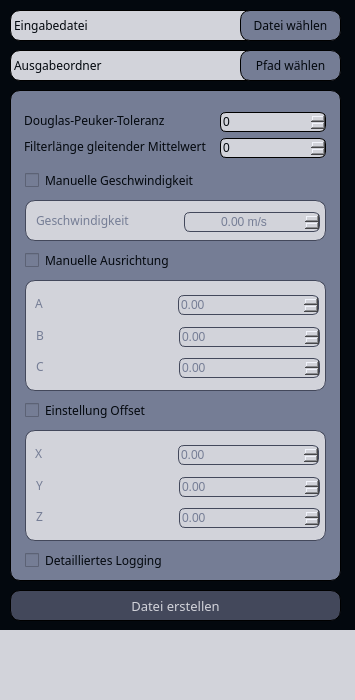
<?xml version="1.0" encoding="UTF-8"?>
<ui version="4.0">
 <class>GUIClass</class>
 <widget class="QMainWindow" name="GUIClass">
  <property name="geometry">
   <rect>
    <x>0</x>
    <y>0</y>
    <width>355</width>
    <height>700</height>
   </rect>
  </property>
  <property name="sizePolicy">
   <sizepolicy hsizetype="Fixed" vsizetype="Fixed">
    <horstretch>0</horstretch>
    <verstretch>0</verstretch>
   </sizepolicy>
  </property>
  <property name="minimumSize">
   <size>
    <width>355</width>
    <height>530</height>
   </size>
  </property>
  <property name="maximumSize">
   <size>
    <width>355</width>
    <height>700</height>
   </size>
  </property>
  <property name="font">
   <font>
    <family>Rubik</family>
   </font>
  </property>
  <property name="windowTitle">
   <string>Roboter Pfad Editor</string>
  </property>
  <property name="animated">
   <bool>true</bool>
  </property>
  <property name="tabShape">
   <enum>QTabWidget::Rounded</enum>
  </property>
  <property name="unifiedTitleAndToolBarOnMac">
   <bool>false</bool>
  </property>
  <widget class="QWidget" name="centralWidget">
   <property name="font">
    <font>
     <family>Rubik</family>
     <italic>false</italic>
     <bold>false</bold>
    </font>
   </property>
   <property name="styleSheet">
    <string notr="true">background-color: rgb(3, 8, 14);
color: rgb(3, 8, 14)
</string>
   </property>
   <widget class="QLabel" name="pathInput">
    <property name="geometry">
     <rect>
      <x>10</x>
      <y>10</y>
      <width>331</width>
      <height>31</height>
     </rect>
    </property>
    <property name="font">
     <font>
      <family>Rubik</family>
      <italic>false</italic>
      <bold>false</bold>
     </font>
    </property>
    <property name="styleSheet">
     <string notr="true">border: 1px solid black; 
border-radius: 10px;
background-color: rgb(210, 211, 218);
color: rgb(3, 8, 14);</string>
    </property>
    <property name="text">
     <string>Eingabedatei</string>
    </property>
   </widget>
   <widget class="QFrame" name="frame">
    <property name="geometry">
     <rect>
      <x>10</x>
      <y>90</y>
      <width>331</width>
      <height>491</height>
     </rect>
    </property>
    <property name="styleSheet">
     <string notr="true">border: 1px solid black; 
border-radius: 10px;
background-color: rgb(117, 125, 149)</string>
    </property>
    <property name="frameShape">
     <enum>QFrame::Box</enum>
    </property>
    <property name="frameShadow">
     <enum>QFrame::Raised</enum>
    </property>
    <property name="lineWidth">
     <number>1</number>
    </property>
    <widget class="QWidget" name="speed_2" native="true">
     <property name="enabled">
      <bool>false</bool>
     </property>
     <property name="geometry">
      <rect>
       <x>15</x>
       <y>110</y>
       <width>301</width>
       <height>41</height>
      </rect>
     </property>
     <property name="font">
      <font>
       <family>Rubik</family>
       <bold>true</bold>
      </font>
     </property>
     <property name="styleSheet">
      <string notr="true">background-color: rgb(210,211,218);
color: rgb(117, 125, 149);
border: 1px solid rgb(67, 72, 91); </string>
     </property>
     <widget class="QDoubleSpinBox" name="speed">
      <property name="geometry">
       <rect>
        <x>159</x>
        <y>12</y>
        <width>136</width>
        <height>20</height>
       </rect>
      </property>
      <property name="styleSheet">
       <string notr="true">background-color: rgb(210, 211, 218);

border-radius: 6px;</string>
      </property>
      <property name="alignment">
       <set>Qt::AlignCenter</set>
      </property>
      <property name="suffix">
       <string> m/s</string>
      </property>
     </widget>
     <widget class="QLabel" name="label_5">
      <property name="geometry">
       <rect>
        <x>11</x>
        <y>12</y>
        <width>93</width>
        <height>16</height>
       </rect>
      </property>
      <property name="font">
       <font>
        <family>Rubik</family>
        <italic>false</italic>
        <bold>false</bold>
       </font>
      </property>
      <property name="styleSheet">
       <string notr="true">border: 0px</string>
      </property>
      <property name="text">
       <string>Geschwindigkeit</string>
      </property>
     </widget>
    </widget>
    <widget class="QCheckBox" name="bSpeed">
     <property name="geometry">
      <rect>
       <x>15</x>
       <y>80</y>
       <width>171</width>
       <height>20</height>
      </rect>
     </property>
     <property name="font">
      <font>
       <family>Rubik</family>
       <italic>false</italic>
       <bold>false</bold>
      </font>
     </property>
     <property name="styleSheet">
      <string notr="true">color: rgb(3, 8, 14);
border: 0px</string>
     </property>
     <property name="text">
      <string>Manuelle Geschwindigkeit</string>
     </property>
    </widget>
    <widget class="QWidget" name="orientation" native="true">
     <property name="enabled">
      <bool>false</bool>
     </property>
     <property name="geometry">
      <rect>
       <x>15</x>
       <y>190</y>
       <width>301</width>
       <height>111</height>
      </rect>
     </property>
     <property name="styleSheet">
      <string notr="true">background-color: rgb(210,211,218);
color: rgb(117, 125, 149);
border: 1px solid rgb(67, 72, 91); </string>
     </property>
     <widget class="QLabel" name="label_10">
      <property name="geometry">
       <rect>
        <x>10</x>
        <y>15</y>
        <width>18</width>
        <height>16</height>
       </rect>
      </property>
      <property name="font">
       <font>
        <family>Rubik</family>
        <italic>false</italic>
        <bold>false</bold>
       </font>
      </property>
      <property name="styleSheet">
       <string notr="true">border: 0px</string>
      </property>
      <property name="text">
       <string>A</string>
      </property>
     </widget>
     <widget class="QLabel" name="label_11">
      <property name="geometry">
       <rect>
        <x>11</x>
        <y>47</y>
        <width>33</width>
        <height>16</height>
       </rect>
      </property>
      <property name="font">
       <font>
        <family>Rubik</family>
        <italic>false</italic>
        <bold>false</bold>
       </font>
      </property>
      <property name="styleSheet">
       <string notr="true">
border: 0px</string>
      </property>
      <property name="text">
       <string>B</string>
      </property>
     </widget>
     <widget class="QLabel" name="label_12">
      <property name="geometry">
       <rect>
        <x>11</x>
        <y>78</y>
        <width>17</width>
        <height>16</height>
       </rect>
      </property>
      <property name="font">
       <font>
        <family>Rubik</family>
        <italic>false</italic>
        <bold>false</bold>
       </font>
      </property>
      <property name="styleSheet">
       <string notr="true">border: 0px</string>
      </property>
      <property name="text">
       <string>C</string>
      </property>
     </widget>
     <widget class="QDoubleSpinBox" name="AValue">
      <property name="geometry">
       <rect>
        <x>153</x>
        <y>15</y>
        <width>141</width>
        <height>20</height>
       </rect>
      </property>
      <property name="styleSheet">
       <string notr="true">background-color: rgb(210, 211, 218);

border-radius: 6px;</string>
      </property>
     </widget>
     <widget class="QDoubleSpinBox" name="BValue">
      <property name="geometry">
       <rect>
        <x>154</x>
        <y>47</y>
        <width>141</width>
        <height>20</height>
       </rect>
      </property>
      <property name="styleSheet">
       <string notr="true">background-color: rgb(210, 211, 218);

border-radius: 6px;</string>
      </property>
     </widget>
     <widget class="QDoubleSpinBox" name="CValue">
      <property name="geometry">
       <rect>
        <x>154</x>
        <y>78</y>
        <width>141</width>
        <height>20</height>
       </rect>
      </property>
      <property name="styleSheet">
       <string notr="true">background-color: rgb(210, 211, 218);

border-radius: 6px;</string>
      </property>
     </widget>
     <zorder>label_12</zorder>
     <zorder>label_10</zorder>
     <zorder>AValue</zorder>
     <zorder>BValue</zorder>
     <zorder>CValue</zorder>
     <zorder>label_11</zorder>
    </widget>
    <widget class="QCheckBox" name="bManOrientation">
     <property name="geometry">
      <rect>
       <x>15</x>
       <y>160</y>
       <width>151</width>
       <height>20</height>
      </rect>
     </property>
     <property name="font">
      <font>
       <family>Rubik</family>
       <italic>false</italic>
       <bold>false</bold>
      </font>
     </property>
     <property name="styleSheet">
      <string notr="true">color: rgb(3, 8, 14);
border: 0px</string>
     </property>
     <property name="text">
      <string>Manuelle Ausrichtung</string>
     </property>
    </widget>
    <widget class="QSpinBox" name="meanLength">
     <property name="geometry">
      <rect>
       <x>210</x>
       <y>48</y>
       <width>106</width>
       <height>20</height>
      </rect>
     </property>
     <property name="styleSheet">
      <string notr="true">background-color: rgb(210, 211, 218);

border-radius: 6px;</string>
     </property>
    </widget>
    <widget class="QLabel" name="label_dp">
     <property name="geometry">
      <rect>
       <x>14</x>
       <y>22</y>
       <width>144</width>
       <height>16</height>
      </rect>
     </property>
     <property name="font">
      <font>
       <family>Rubik</family>
       <italic>false</italic>
       <bold>false</bold>
      </font>
     </property>
     <property name="styleSheet">
      <string notr="true">color: rgb(3, 8, 14);
border: 0px</string>
     </property>
     <property name="text">
      <string>Douglas-Peuker-Toleranz</string>
     </property>
    </widget>
    <widget class="QLabel" name="label_4">
     <property name="geometry">
      <rect>
       <x>14</x>
       <y>48</y>
       <width>191</width>
       <height>16</height>
      </rect>
     </property>
     <property name="font">
      <font>
       <family>Rubik</family>
       <italic>false</italic>
       <bold>false</bold>
      </font>
     </property>
     <property name="styleSheet">
      <string notr="true">color: rgb(3, 8, 14);
border: 0px</string>
     </property>
     <property name="text">
      <string>Filterlänge gleitender Mittelwert</string>
     </property>
    </widget>
    <widget class="QSpinBox" name="dpToleranz">
     <property name="geometry">
      <rect>
       <x>210</x>
       <y>22</y>
       <width>106</width>
       <height>20</height>
      </rect>
     </property>
     <property name="styleSheet">
      <string notr="true">background-color: rgb(210, 211, 218);

border-radius: 6px;</string>
     </property>
     <property name="frame">
      <bool>true</bool>
     </property>
     <property name="buttonSymbols">
      <enum>QAbstractSpinBox::UpDownArrows</enum>
     </property>
     <property name="specialValueText">
      <string/>
     </property>
     <property name="accelerated">
      <bool>false</bool>
     </property>
     <property name="suffix">
      <string/>
     </property>
    </widget>
    <widget class="QCheckBox" name="bLogging">
     <property name="geometry">
      <rect>
       <x>15</x>
       <y>460</y>
       <width>151</width>
       <height>20</height>
      </rect>
     </property>
     <property name="font">
      <font>
       <family>Rubik</family>
       <italic>false</italic>
       <bold>false</bold>
      </font>
     </property>
     <property name="styleSheet">
      <string notr="true">color: rgb(3, 8, 14);
border: 0px</string>
     </property>
     <property name="text">
      <string>Detailliertes Logging</string>
     </property>
    </widget>
    <widget class="QCheckBox" name="bOffset">
     <property name="geometry">
      <rect>
       <x>15</x>
       <y>310</y>
       <width>151</width>
       <height>20</height>
      </rect>
     </property>
     <property name="font">
      <font>
       <family>Rubik</family>
       <italic>false</italic>
       <bold>false</bold>
      </font>
     </property>
     <property name="styleSheet">
      <string notr="true">color: rgb(3, 8, 14);
border: 0px</string>
     </property>
     <property name="text">
      <string>Einstellung Offset</string>
     </property>
    </widget>
    <widget class="QWidget" name="offset" native="true">
     <property name="enabled">
      <bool>false</bool>
     </property>
     <property name="geometry">
      <rect>
       <x>15</x>
       <y>340</y>
       <width>301</width>
       <height>111</height>
      </rect>
     </property>
     <property name="styleSheet">
      <string notr="true">background-color: rgb(210,211,218);
color: rgb(117, 125, 149);
border: 1px solid rgb(67, 72, 91); </string>
     </property>
     <widget class="QLabel" name="label_13">
      <property name="geometry">
       <rect>
        <x>10</x>
        <y>15</y>
        <width>18</width>
        <height>16</height>
       </rect>
      </property>
      <property name="font">
       <font>
        <family>Rubik</family>
        <italic>false</italic>
        <bold>false</bold>
       </font>
      </property>
      <property name="styleSheet">
       <string notr="true">border: 0px</string>
      </property>
      <property name="text">
       <string>X</string>
      </property>
     </widget>
     <widget class="QLabel" name="label_14">
      <property name="geometry">
       <rect>
        <x>11</x>
        <y>47</y>
        <width>33</width>
        <height>16</height>
       </rect>
      </property>
      <property name="font">
       <font>
        <family>Rubik</family>
        <italic>false</italic>
        <bold>false</bold>
       </font>
      </property>
      <property name="styleSheet">
       <string notr="true">
border: 0px</string>
      </property>
      <property name="text">
       <string>Y</string>
      </property>
     </widget>
     <widget class="QLabel" name="label_15">
      <property name="geometry">
       <rect>
        <x>11</x>
        <y>78</y>
        <width>17</width>
        <height>16</height>
       </rect>
      </property>
      <property name="font">
       <font>
        <family>Rubik</family>
        <italic>false</italic>
        <bold>false</bold>
       </font>
      </property>
      <property name="styleSheet">
       <string notr="true">border: 0px</string>
      </property>
      <property name="text">
       <string>Z</string>
      </property>
     </widget>
     <widget class="QDoubleSpinBox" name="offsetX">
      <property name="geometry">
       <rect>
        <x>153</x>
        <y>15</y>
        <width>141</width>
        <height>20</height>
       </rect>
      </property>
      <property name="styleSheet">
       <string notr="true">background-color: rgb(210, 211, 218);

border-radius: 6px;</string>
      </property>
     </widget>
     <widget class="QDoubleSpinBox" name="offsetY">
      <property name="geometry">
       <rect>
        <x>154</x>
        <y>47</y>
        <width>141</width>
        <height>20</height>
       </rect>
      </property>
      <property name="styleSheet">
       <string notr="true">background-color: rgb(210, 211, 218);

border-radius: 6px;</string>
      </property>
     </widget>
     <widget class="QDoubleSpinBox" name="offsetZ">
      <property name="geometry">
       <rect>
        <x>154</x>
        <y>78</y>
        <width>141</width>
        <height>20</height>
       </rect>
      </property>
      <property name="styleSheet">
       <string notr="true">background-color: rgb(210, 211, 218);

border-radius: 6px;</string>
      </property>
     </widget>
    </widget>
   </widget>
   <widget class="QPushButton" name="pushInput">
    <property name="geometry">
     <rect>
      <x>240</x>
      <y>10</y>
      <width>101</width>
      <height>31</height>
     </rect>
    </property>
    <property name="font">
     <font>
      <family>Rubik</family>
      <italic>false</italic>
      <bold>false</bold>
     </font>
    </property>
    <property name="styleSheet">
     <string notr="true">border: 1px solid black; 
border-radius: 10px;
background-color: rgb(117, 125, 149);
color: rgb(3, 8, 14);</string>
    </property>
    <property name="text">
     <string>Datei wählen</string>
    </property>
   </widget>
   <widget class="QPushButton" name="pushOutput">
    <property name="geometry">
     <rect>
      <x>240</x>
      <y>50</y>
      <width>101</width>
      <height>31</height>
     </rect>
    </property>
    <property name="font">
     <font>
      <family>Rubik</family>
      <italic>false</italic>
      <bold>false</bold>
     </font>
    </property>
    <property name="styleSheet">
     <string notr="true">border: 1px solid black; 
border-radius: 10px;
background-color: rgb(117, 125, 149);
color: rgb(3, 8, 14);</string>
    </property>
    <property name="text">
     <string>Pfad wählen</string>
    </property>
   </widget>
   <widget class="QTextBrowser" name="textBrowser">
    <property name="geometry">
     <rect>
      <x>0</x>
      <y>630</y>
      <width>355</width>
      <height>71</height>
     </rect>
    </property>
    <property name="styleSheet">
     <string notr="true">background-color: rgb(210, 211, 218);
border-radius: 0px</string>
    </property>
   </widget>
   <widget class="QPushButton" name="startCalculation">
    <property name="geometry">
     <rect>
      <x>10</x>
      <y>590</y>
      <width>331</width>
      <height>31</height>
     </rect>
    </property>
    <property name="sizePolicy">
     <sizepolicy hsizetype="Fixed" vsizetype="Fixed">
      <horstretch>0</horstretch>
      <verstretch>0</verstretch>
     </sizepolicy>
    </property>
    <property name="font">
     <font>
      <family>Rubik</family>
      <pointsize>10</pointsize>
      <italic>false</italic>
      <bold>false</bold>
     </font>
    </property>
    <property name="styleSheet">
     <string notr="true">border: 1px solid black;
border-radius: 10px;
background-color: rgb(67, 72, 91);
color: rgb(210, 211, 218)</string>
    </property>
    <property name="text">
     <string>Datei erstellen</string>
    </property>
   </widget>
   <widget class="QLabel" name="pathOutput">
    <property name="geometry">
     <rect>
      <x>10</x>
      <y>50</y>
      <width>331</width>
      <height>31</height>
     </rect>
    </property>
    <property name="font">
     <font>
      <family>Rubik</family>
      <italic>false</italic>
      <bold>false</bold>
     </font>
    </property>
    <property name="styleSheet">
     <string notr="true">border: 1px solid black; 
border-radius: 10px;
background-color: rgb(210, 211, 218);
color: rgb(3, 8, 14);</string>
    </property>
    <property name="text">
     <string>Ausgabeordner</string>
    </property>
    <property name="textFormat">
     <enum>Qt::MarkdownText</enum>
    </property>
   </widget>
   <zorder>pathInput</zorder>
   <zorder>frame</zorder>
   <zorder>textBrowser</zorder>
   <zorder>startCalculation</zorder>
   <zorder>pathOutput</zorder>
   <zorder>pushOutput</zorder>
   <zorder>pushInput</zorder>
  </widget>
 </widget>
 <layoutdefault spacing="6" margin="11"/>
 <resources>
  <include location="GUI.qrc"/>
 </resources>
 <connections/>
</ui>
